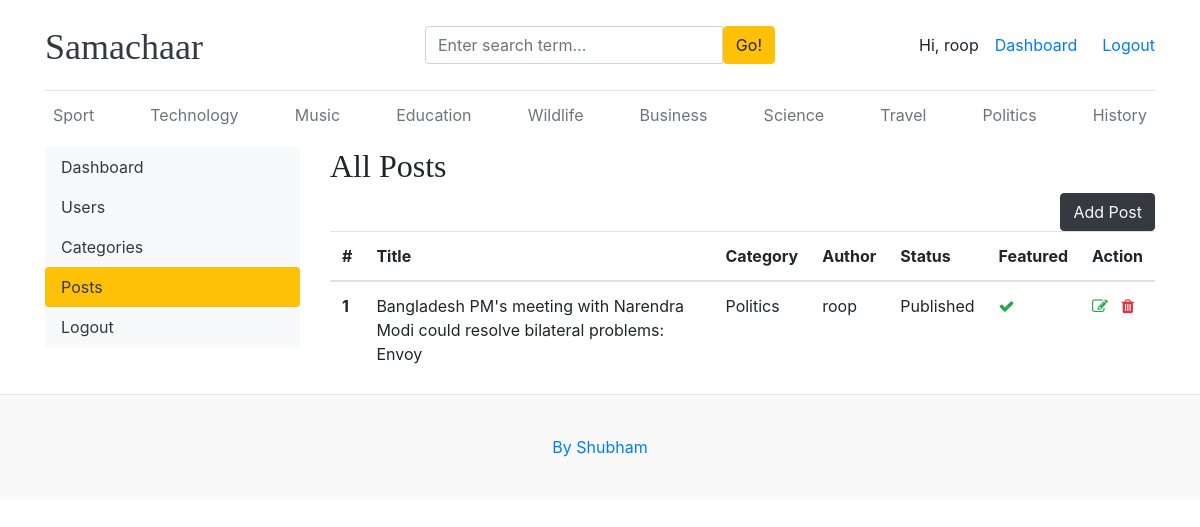
Page /dashboard/posts/ (signed in) on the committed database.
### blogs/models.py (models this page shows, shortened)
class Category(models.Model):
    category_name = models.CharField(max_length=50, unique=True)
    created_at = models.DateField(auto_now_add=True)
    updated_at = models.DateField(auto_now_add=True)
    class Meta:
        verbose_name_plural = 'categories'
    def __str__(self):
        return self.category_name

class Blog(models.Model):
    title = models.CharField(max_length=100)
    slug = models.SlugField(max_length=150, unique=True)
    category = models.ForeignKey(Category, on_delete=models.CASCADE) # on deleting category model related with it will also be deleted
    author = models.ForeignKey(User, on_delete=models.CASCADE)
    featued_image = models.ImageField(upload_to='uploads/%Y/%M/%D')
    short_description = models.TextField(max_length=500)
    blog_body = models.TextField(max_length=1000)
    status = models.CharField(choices=STATUS_CHOICES, default='Draft')
    is_featured = models.BooleanField(default=False)
    created_at = models.DateField(auto_now_add=True)
    updated_at = models.DateField(auto_now_add=True)

### dashboards/views.py (the view)
# urls.py: path('posts/',views.posts, name='posts'),
def posts(request):
    posts = Blog.objects.all()
    context={
        'posts':posts,
    }
    return render(request, 'dashboard/posts.html', context)

### blogs/context_processors.py (called while the page is built)
def get_categories(request):
    categories = Category.objects.all()
    return dict(categories = categories)

def get_social(request):
    links = Social.objects.all()
    return dict(links = links)

### templates/dashboard/posts.html (shortened to what this page needs)
{% extends "base.html" %}
{% block content %}
<div class="row">
    {% include 'dashboard/sidebar.html'%}
     <div class="col-md-9">
        <h2>All Posts</h2>
        <a href="{% url "add_post" %}" class="btn btn-dark text-light float-right">Add Post</a>
         <table class="table">
             <thead>
                <tr>
                    <th scope="col">#</th>
                    <th scope="col">Title</th>
                    <th scope="col">Category</th>
                    <th scope="col">Author</th>
                    <th scope="col">Status</th>
                    <th scope="col">Featured</th>
                    {% if perms.auth.delete_post %}
                    <th>Action</th>
                    {% endif %}
                </tr>
            </thead>
            <tbody>
                {% for post in posts %}
                <tr>
                    <th scope="row">{{ forloop.counter }}</th>
                    <td>{{ post.title }}</td>
                    <td>{{ post.category }}</td>
                    <td>{{ post.author }}</td>
                    <td>{{ post.status }}</td>
                    <td>{% if post.is_featured %}<i class="fa fa-check text-success"></i>{% else %}<i class="fa fa-times text-danger"></i>{% endif %}</td>
                    {% if perms.auth.delete_blog %}
                    <td>
                        <a href="{% url "edit_post" post.id %}"><i class="fa fa-edit text-success"></i></a>
                        <a href="{% url "delete_post" post.id %}"><i class="fa fa-trash text-danger"></i><a/>
                    </td>
                    {% endif %}
                </tr>
                {% endfor %}
            </tbody>
        </table>
    </div>
</div>
{% endblock content %}

### templates/base.html (shortened to what this page needs)
{% load static %}
<!DOCTYPE html>
<html lang="en">
    <head>
        <link href="https://getbootstrap.com/docs/4.0/dist/css/bootstrap.min.css" rel="stylesheet">
        <link rel="stylesheet" href="https://cdnjs.cloudflare.com/ajax/libs/font-awesome/4.7.0/css/font-awesome.min.css">
        <link href="{% static '/css/blog.css' %}" rel="stylesheet">
    </head>
    <body>
        <div class="container">
            <header class="blog-header py-3">
                <div class="row flex-nowrap justify-content-between align-items-center">
                    <div class="col-4 pt-1">
                        <a class="blog-header-logo text-dark" href="/">Samachaar</a>
                    </div>
                    <div class="col-4">
                        <form action="{% url "search" %}" method="get">
                            <div class="input-group">
                                <input class="form-control" type="text" name="keyword" value="{{keyword}}" placeholder="Enter search term..." aria-label="Enter search term..." aria-describedby="button-search" />
                                <button class="btn btn-warning" id="button-search" type="submit">Go!</button>
                            </div>
                        </form>
                    </div>
                    <div class="col-4 d-flex justify-content-end align-items-center">
                        {% if not user.is_authenticated %}
                        <a class="btn btn-sm btn-warning" href="{% url "login" %}">Login</a> &nbsp;
                        <a class="btn btn-sm btn-outline-secondary" href="{% url "register" %}">Register</a>
                        {% else %}
                        <span>Hi, {{ user }}</span>
                        <span><a href="{% url 'dashboard' %}">Dashboard</a><span>
                        <span><a href="{% url 'logout' %}">Logout</a></span>
                        {% endif %}
                    </div>
                </div>
            </header>
            <div class="nav-scroller py-1 mb-2">
                <nav class="nav d-flex justify-content-between">
                    {% for cat in categories %}
                    <a class="p-2 text-muted" href="{% url 'posts_by_category' cat.id %}">{{ cat.category_name }}</a>
                    {% endfor %}
                </nav>
            </div>
            {% block content %}
            {% endblock content %}
        </div>
        <footer class="blog-footer">
            <p><a href="#">By Shubham</a></p>
        </footer>
    </body>
</html>

### static/css/blog.css (style rules this page uses)
body { margin: 0; padding: 0; }
.blog-header { border-bottom: 1px solid #e5e5e5; }
.blog-header-logo { font-family: "Playfair Display", Georgia, "Times New Roman", serif; font-size: 2.25rem; }
h1, h2, h3, h4, h5, h6 { font-family: "Playfair Display", Georgia, "Times New Roman", serif; }
.blog-footer { padding: 2.5rem 0; color: #727272; text-align: center; background-color: #f9f9f9; border-top: .05rem solid #e5e5e5; }
.blog-footer p:last-child { margin-bottom: 0; }

### rows in the picture
Category: category_name "Sport"
Category: category_name "Technology"
Category: category_name "Music"
Category: category_name "Education"
Category: category_name "Wildlife"
Category: category_name "Business"
Category: category_name "Science"
Category: category_name "Travel"
Category: category_name "Politics"
Category: category_name "History"
Blog: title "Bangladesh PM's meeting with Narendra Modi could resolve bilateral problems: Envoy", category "Politics", author "roop", status "Published", is_featured True (drawn)

### other values in the picture
{{ user }} "roop"
